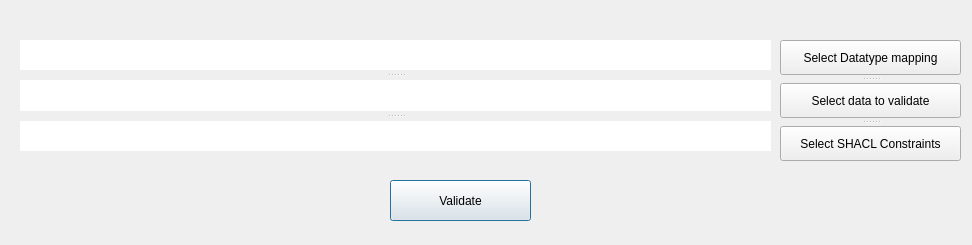
<?xml version="1.0" encoding="UTF-8"?>
<ui version="4.0">
 <class>Dialog</class>
 <widget class="QDialog" name="Dialog">
  <property name="geometry">
   <rect>
    <x>0</x>
    <y>0</y>
    <width>972</width>
    <height>245</height>
   </rect>
  </property>
  <property name="windowTitle">
   <string>Dialog</string>
  </property>
  <widget class="QPushButton" name="buttonOK">
   <property name="geometry">
    <rect>
     <x>390</x>
     <y>180</y>
     <width>141</width>
     <height>41</height>
    </rect>
   </property>
   <property name="text">
    <string>Validate</string>
   </property>
  </widget>
  <widget class="QSplitter" name="splitter">
   <property name="geometry">
    <rect>
     <x>780</x>
     <y>40</y>
     <width>181</width>
     <height>121</height>
    </rect>
   </property>
   <property name="orientation">
    <enum>Qt::Vertical</enum>
   </property>
   <property name="handleWidth">
    <number>8</number>
   </property>
   <widget class="QPushButton" name="RDFDatatypes">
    <property name="text">
     <string>Select Datatype mapping</string>
    </property>
   </widget>
   <widget class="QPushButton" name="InstanceData">
    <property name="text">
     <string>Select data to validate</string>
    </property>
   </widget>
   <widget class="QPushButton" name="SHACLConstraints">
    <property name="text">
     <string>Select SHACL Constraints</string>
    </property>
   </widget>
  </widget>
  <widget class="QSplitter" name="splitter_2">
   <property name="geometry">
    <rect>
     <x>20</x>
     <y>40</y>
     <width>751</width>
     <height>111</height>
    </rect>
   </property>
   <property name="orientation">
    <enum>Qt::Vertical</enum>
   </property>
   <property name="handleWidth">
    <number>10</number>
   </property>
   <widget class="QLabel" name="labelSelectRDFmap">
    <property name="styleSheet">
     <string notr="true">background-color: rgb(255, 255, 255);</string>
    </property>
    <property name="text">
     <string/>
    </property>
   </widget>
   <widget class="QLabel" name="labelSelectData">
    <property name="styleSheet">
     <string notr="true">background-color: rgb(255, 255, 255);</string>
    </property>
    <property name="text">
     <string/>
    </property>
   </widget>
   <widget class="QLabel" name="labelSelectDataSHACL">
    <property name="styleSheet">
     <string notr="true">background-color: rgb(255, 255, 255);</string>
    </property>
    <property name="text">
     <string/>
    </property>
   </widget>
  </widget>
 </widget>
 <resources/>
 <connections/>
</ui>
